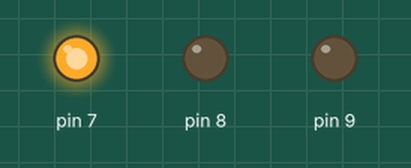
This sketch was run on a simulated Arduino Uno, built with avr-gcc and run on an emulated ATmega328P. Shown: output pins drawn as LEDs (lit = HIGH).

Above: at 2.5 s.
At 6.0 s:
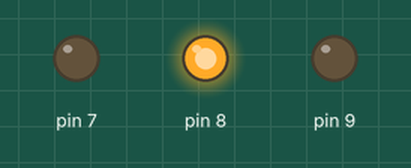
At 9.5 s:
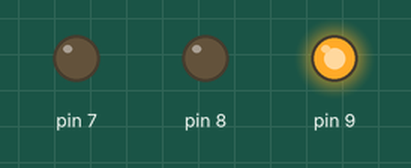
Timing chart, 0 to 15.6 s (numbered marks = the images above):
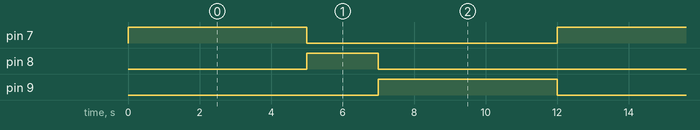

Measured:
- by itself, pin 7, pin 9: alternates HIGH for 5.0 s and LOW for 7.0 s
- by itself, pin 8: alternates HIGH for 2.0 s and LOW for 10.0 s
- by itself, everything shown: repeats every 12.0 s, in 4 steps

The sketch:

Traffic_light_code.ino
```cpp
// C++ code
//
void setup()
{
  pinMode(7, OUTPUT);
  pinMode(8, OUTPUT);
  pinMode(9, OUTPUT);
}

void loop()
{
  digitalWrite(7,HIGH);
  delay(5000);//5 secs delay
  digitalWrite(7,LOW);

  digitalWrite(8,HIGH);
  delay(2000);//2 secs delay
  digitalWrite(8,LOW);

  digitalWrite(9,HIGH);
  delay(5000);//5 secs delay
  digitalWrite(9,LOW);

}
```
